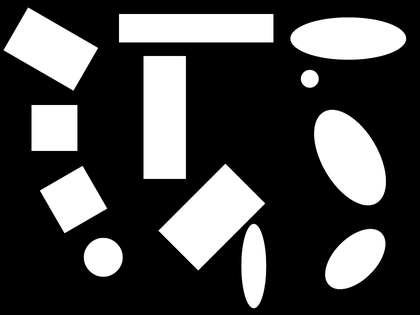
%> input picture lab4/shapes.png, 420 x 315 px, shrunk from 960 x 720 before the run
$ octave script.m   (GNU Octave 9; MATLAB toolbox functions it lacks are replaced by stand-ins)
%> lines starting %> are read from the running program, lines starting %| are printed output that depends on the picture
original = imread('shapes.png');
%> original is the input picture: size 315x420 uint8; min 0, max 255, mean 72.4
[L, num] = bwlabel(original, 8);
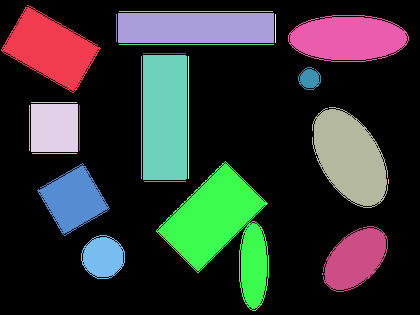
%> L: size 315x420 double; 26 distinct labels, from 0 to 25; one colour per label, 0 black
%> num = 25

elongVals = [];
circularity = [];
class = original;

for i=1:num
    [r, c] = find(L==i);

    meanY1 = mean(r);
    meanX1 = mean(c);

    xx = sum((c - meanX1) .^2)*1/length(c);
    yy = sum((r - meanY1) .^2)*1/length(r);
    xy = sum((c - meanX1) .* (r - meanY1))*1/length(c);

    cov = [xx xy; xy yy];

    eigVals = eig(cov);

    elong = sqrt(max(eigVals)/min(eigVals));
    elongVals = [elongVals; elong];

    % finding C1 circularity
    perim = bwtraceboundary(original, [r(1) c(1)], 'W', 8)
    perimLength = 0;
    for j=1:length(perim)-1
        changeX = abs(perim(j,1) - perim(j+1, 1));
        changeY = abs(perim(j,2) - perim(j+1, 2));
        if(changeX + changeY  == 2)
            perimLength = perimLength + sqrt(2);
        else
            perimLength = perimLength + 1;
        end
    end

    c1 = (perimLength^2)/length(r);
    circularity = [circularity; c1];

    if elong < 1.01
        if c1 < 15
            % circle
            class(find(L == i)) = 1;
        else
            % square
            class(find(L == i)) = 2;
        end
    else
        if c1 < 17
            % ellipse
            class(find(L == i)) = 3;
        else
            % rectangle
            class(find(L == i)) = 4;
        end
    end
end
%> this loop made 25 passes
%> (meanY1, meanX1, xx, yy, xy, cov, eigVals, elong) on passes 17, 20, 21, 22, 24: (230.1, 222.9, 757.5, 983.5, 204, [757.5 204; 204 983.5], [637.2; 1103.7], 1.32), (39.04, 348.8, 892.7, 132.1, -0.509, [892.7 -0.509; -0.509 132.1], [132.1; 892.7], 2.6), (79.33, 310.2, 30.04, 28.81, -0.0237, [30.04 -0.0237; -0.0237 28.81], [28.81; 30.04], 1.02), (158.1, 350.6, 351.2, 610, 221.9, [351.2 221.9; 221.9 610], [223.8; 737.4], 1.82), (259.5, 355.9, 254, 252.7, -121.4, [254 -121.4; -121.4 252.7], [131.9; 374.8], 1.69)
%> (meanY1, meanX1, xx, yy, xy, cov, eigVals, elong) on passes 1, 6, 8: (49.56, 51.25, 505.5, 320.5, 158.6, [505.5 158.6; 158.6 320.5], [229.4; 596.6], 1.61), (200.1, 74.02, 234.4, 230.3, -2.18, [234.4 -2.18; -2.18 230.3], [229.4; 235.3], 1.01), (257.8, 103.7, 113.9, 111.2, -0.37, [113.9 -0.37; -0.37 111.2], [111.1; 113.9], 1.01)
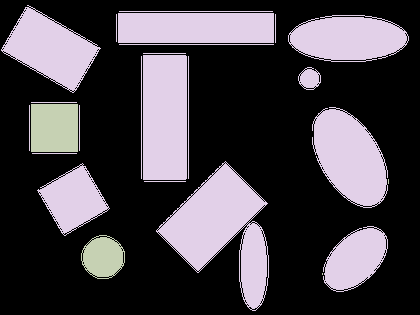
%> class: size 315x420 uint8; 3 distinct labels, from 0 to 4; one colour per label, 0 black
%> after the loop, circularity = 25 values, max 612 at index 12, min 2 at index 23, mean 147.6

imtool(label2rgb(class));
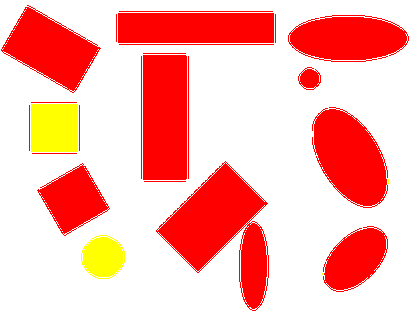
%> displayed picture: size 315x420x3, on the screen's scale of 0 to 255; mean R, G, B 255, 180.8, 173.8
